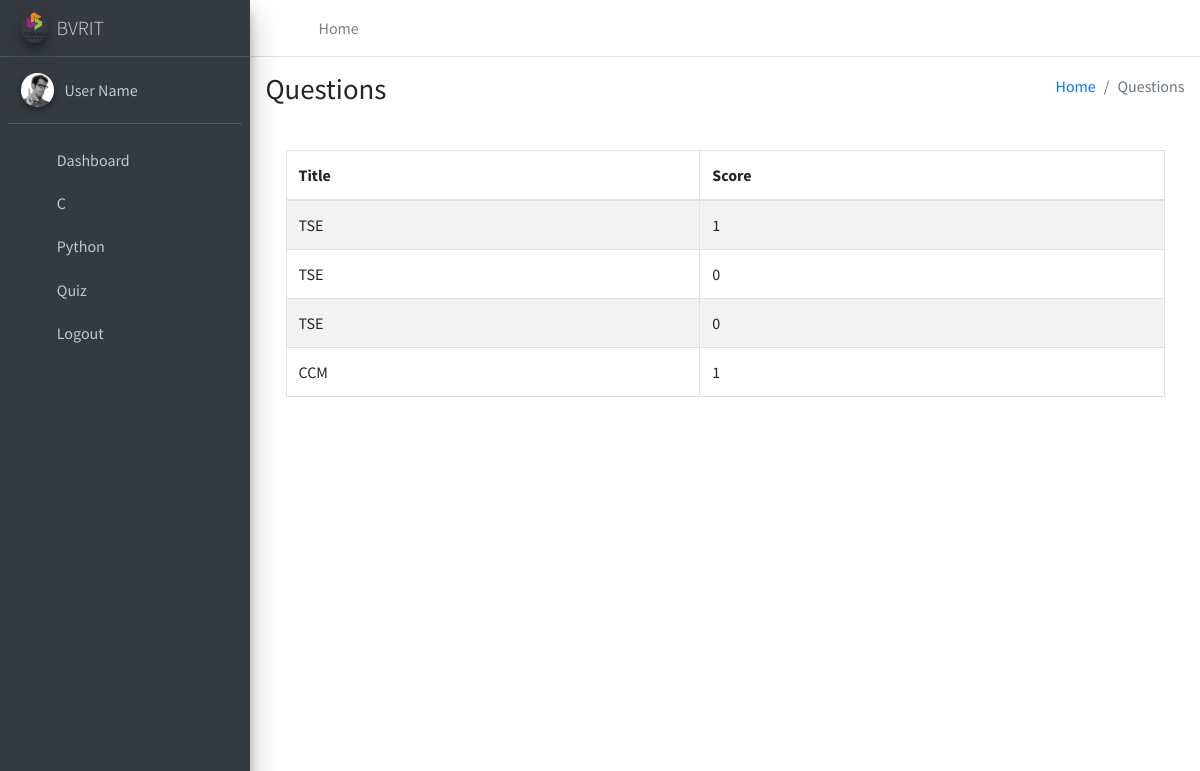
/sresult (signed in), run on the app's committed database.
### staff/models.py (models this page shows, shortened)
class QuizTaker(models.Model):
	user = models.ForeignKey(settings.AUTH_USER_MODEL, on_delete=models.CASCADE)
	quiz = models.ForeignKey(Quiz, on_delete=models.CASCADE)
	score = models.IntegerField(default=0)
	completed = models.BooleanField(default=False)

class Quiz(models.Model):
	user=models.ForeignKey(User,default=1,on_delete=models.CASCADE)
	name = models.CharField(max_length=100)
	description = models.CharField(max_length=70)
	quiztime=models.IntegerField(default=15)
	def __str__(self):
		return self.name

### compiler/views.py (the view)
# urls.py: path('sresult',views.sresult,name='sresult'),
def sresult(request):
    if request.user.is_authenticated and request.user.is_staff==False:
        s=QuizTaker.objects.filter(user=request.user)
        return render(request,'sresult.html',{'s':s})
    else:
        return render(request,'home.html')

### templates/sresult.html (shortened to what this page needs)
{% load static %}
<!DOCTYPE html>
<html lang="en">
<head>
</head>
<body class="hold-transition sidebar-mini layout-fixed">
<div class="wrapper">
{% include 'navbar.html' %}
<div class="content-wrapper" style="background-color:white !important">
    <section class="content-header">
        <div class="container-fluid">
            <div class="row mb-2">
                <div class="col-sm-6">
                    <h1>Questions</h1>
                </div>
                <div class="col-sm-6">
                    <ol class="breadcrumb float-sm-right">
                    <li class="breadcrumb-item"><a href="createquiz.php">Home</a></li>
                    <li class="breadcrumb-item active">Questions</li>
                    </ol>
                </div>
            </div>
        </div>
    </section>
<section class="content">
  <div class="row mx-auto">
    <div class="col-12 mx-auto">
        <div class="card-body">
          <table id="example2" class="table table-striped table table-bordered">
            <thead>
            <tr>
              <th>Title</th>
              <th>Score</th>
            </tr>
            </thead>
            <tbody>
                {% for i in s %}
                    <tr>
                        <td>{{i.quiz}}</td>
                        <td>{{i.score}}</td>
                    </tr>
                {% endfor %}
            </tbody>
          </table>
        </div>
      </div>
    </div>
</section>
</div>
</div>
{% include 'includes.html' %}
</body>
</html>

### templates/navbar.html (shortened to what this page needs)
  {% load static %}
  <nav class="main-header navbar navbar-expand navbar-white navbar-light">
    <ul class="navbar-nav">
      <li class="nav-item">
        <a class="nav-link" data-widget="pushmenu" href="#" role="button"><i class="fas fa-bars"></i></a>
      </li>
      <li class="nav-item d-none d-sm-inline-block">
        <a href="/logout" class="nav-link">Home</a>
      </li>
    </ul>
  </nav>
  <aside class="main-sidebar sidebar-dark-primary elevation-4">
    <a href="index3.html" class="brand-link">
      <img src="{% static 'images/bv.png' %}" alt="AdminLTE Logo" class="brand-image img-circle elevation-3" >
      <span class="brand-text font-weight-light">BVRIT</span>
    </a>
    <div class="sidebar">
      <div class="user-panel mt-3 pb-3 mb-3 d-flex">
        <div class="image">
          <img src="{% static 'dist/img/user2-160x160.jpg' %}" class="img-circle elevation-2" alt="User Image">
        </div>
        <div class="info">
          <a href="#" class="d-block">User Name</a>
        </div>
      </div>
      <nav class="mt-2">
        <ul class="nav nav-pills nav-sidebar flex-column" data-widget="treeview" role="menu" data-accordion="false">
          <li class="nav-item">
            <a href="/dashboard" class="nav-link">
              <i class="nav-icon fab fa-blackberry"></i>
              <p>
                Dashboard
              </p>
            </a>
          </li>
          <li class="nav-item has-treeview">
            <a href="#" class="nav-link">
              <i class="nav-icon fas fa-laptop-code"></i>
              <p>
                C
                <i class="right fas fa-angle-left"></i>
              </p>
            </a>
          </li>
          <li class="nav-item has-treeview">
            <a href="#" class="nav-link">
              <i class="nav-icon fas fa-laptop-code"></i>
              <p>
                Python
                <i class="right fas fa-angle-left"></i>
              </p>
            </a>
          </li>
          <li class="nav-item has-treeview">
            <a href="#" class="nav-link">
              <i class="nav-icon fas fa-marker"></i>
              <p>
                Quiz
                <i class="fas fa-angle-left right"></i>
              </p>
            </a>
          </li>
          <li class="nav-item">
            <a href="/logout" class="nav-link">
              <i class="nav-icon fas fa-sign-out-alt"></i>
              <p>
                Logout
              </p>
            </a>
          </li>
        </ul>
      </nav>
    </div>
  </aside>

### templates/includes.html (shortened to what this page needs)
{% load static %}
  <link rel="stylesheet" href="{% static 'plugins/fontawesome-free/css/all.min.css' %}">
  <link rel="stylesheet" href="https://code.ionicframework.com/ionicons/2.0.1/css/ionicons.min.css">
  <link rel="stylesheet" href="{% static 'plugins/tempusdominus-bootstrap-4/css/tempusdominus-bootstrap-4.min.css' %}">
  <link rel="stylesheet" href="{% static 'plugins/icheck-bootstrap/icheck-bootstrap.min.css' %}">
  <link rel="stylesheet" href="{% static 'plugins/jqvmap/jqvmap.min.css' %}">
  <link rel="stylesheet" href="{%static 'dist/css/adminlte.min.css' %}">
  <link rel="stylesheet" href="{% static 'plugins/overlayScrollbars/css/OverlayScrollbars.min.css' %}">
  <link rel="stylesheet" href="{% static 'plugins/daterangepicker/daterangepicker.css' %}">
  <link rel="stylesheet" href="{% static 'plugins/summernote/summernote-bs4.min.css' %}">

### data on the page
QuizTaker: quiz "TSE", score "1"
QuizTaker: quiz "TSE", score "0"
QuizTaker: quiz "TSE", score "0"
QuizTaker: quiz "CCM", score "1"
